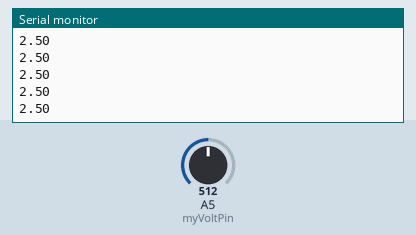
Bench run of a sketch on a simulated Arduino Uno, built with avr-gcc and run on an emulated ATmega328P. Parts: the last lines printed to the serial monitor. The inputs (shaded band) are chosen by the test bench; at power-on: A5 (myVoltPin) = 512.

Above: at 1.2 s.
1.3 s: A5 (myVoltPin) set to 716
At 1.68 s:
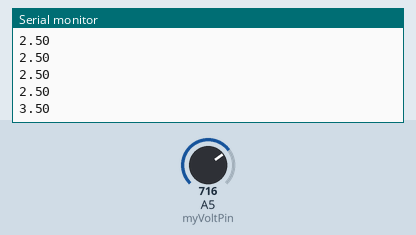
2.8 s: A5 (myVoltPin) set to 900
At 2.94 s:
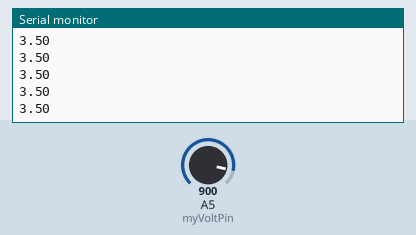
Timing chart, 0 to 5.8 s (numbered marks = the images above; inputs shaded):
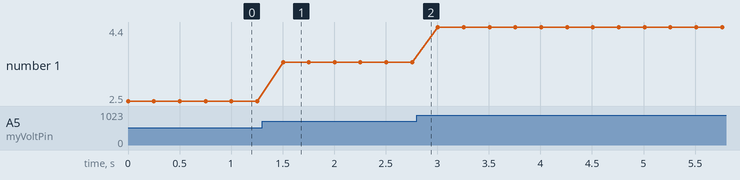

The sketch:

Tutorial12_Code.ino
```cpp
int myVoltPin = A5;
int readVal;
float v2;
int dtime = 250;


void setup() {
  // put your setup code here, to run once:
  Serial.begin(9600);
  pinMode(myVoltPin, INPUT);
}

void loop() {
  // put your main code here, to run repeatedly:
  readVal = analogRead(myVoltPin);
  v2 = (5./1023.) * readVal;
  Serial.println(v2);
  delay(dtime);
}
```

Measured:
- after the input at 1.3 s, the serial monitor: prints a new line after 0.20 s (image 1)
- plotted number 1: 2.5 → 3.5 after the input at 1.3 s, 3.5 → 4.4 after the input at 2.8 s
